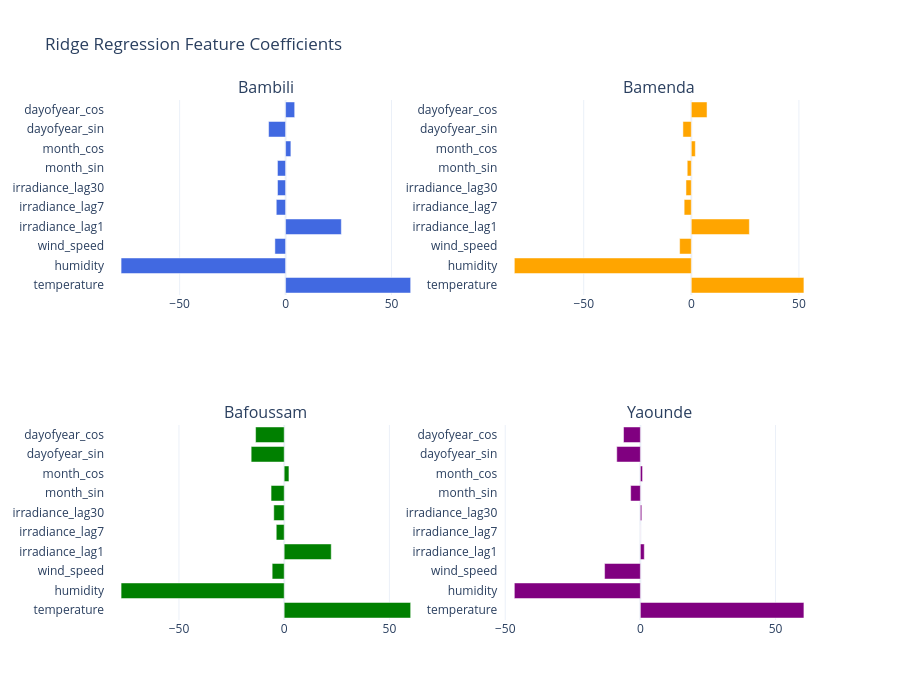

The notebook cell saved with this chart:
### Code cell
# ================================================================
# FEATURE COEFFICIENTS
# ================================================================

fig = make_subplots(
    rows=2,
    cols=2,
    subplot_titles=[c.capitalize() for c in CITIES]
)

for (row, col), city in zip(positions, CITIES):

    coef_dict = lr_results[city]["coefficients"]

    features = list(coef_dict.keys())
    values = list(coef_dict.values())

    fig.add_trace(
        go.Bar(
            x=values,
            y=features,
            orientation="h",
            marker_color=CITY_COLORS[city],
            showlegend=False,
        ),
        row=row,
        col=col
    )

fig.update_layout(
    title="Ridge Regression Feature Coefficients",
    template="plotly_white",
    height=700,
)

fig.show()

fig.write_html(
    OUTPUT_DIR / "feature_coefficients.html"
)

print("✓ Feature coefficient plot saved")

### Figure 1 — Plotly figure (JSON) as saved in the notebook; plotly's stock layout.template omitted (floating-point values rounded to 4 significant figures)
{"data": [{"marker": {"color": "royalblue"}, "orientation": "h", "showlegend": false, "type": "bar", "x": [59.03, -77.63, -5.043, 26.31, -4.392, -3.814, -3.834, 2.503, -8.017, 4.295], "xaxis": "x", "y": ["temperature", "humidity", "wind_speed", "irradiance_lag1", "irradiance_lag7", "irradiance_lag30", "month_sin", "month_cos", "dayofyear_sin", "dayofyear_cos"], "yaxis": "y"}, {"marker": {"color": "orange"}, "orientation": "h", "showlegend": false, "type": "bar", "x": [52.31, -82.23, -5.431, 26.97, -3.323, -2.487, -1.9, 1.872, -3.9, 7.304], "xaxis": "x2", "y": ["temperature", "humidity", "wind_speed", "irradiance_lag1", "irradiance_lag7", "irradiance_lag30", "month_sin", "month_cos", "dayofyear_sin", "dayofyear_cos"], "yaxis": "y2"}, {"marker": {"color": "green"}, "orientation": "h", "showlegend": false, "type": "bar", "x": [60.11, -77.51, -5.714, 22.36, -3.775, -4.946, -6.237, 2.256, -15.7, -13.6], "xaxis": "x3", "y": ["temperature", "humidity", "wind_speed", "irradiance_lag1", "irradiance_lag7", "irradiance_lag30", "month_sin", "month_cos", "dayofyear_sin", "dayofyear_cos"], "yaxis": "y3"}, {"marker": {"color": "purple"}, "orientation": "h", "showlegend": false, "type": "bar", "x": [60.5, -46.63, -13.24, 1.449, -0.046, 0.5125, -3.589, 0.806, -8.741, -6.229], "xaxis": "x4", "y": ["temperature", "humidity", "wind_speed", "irradiance_lag1", "irradiance_lag7", "irradiance_lag30", "month_sin", "month_cos", "dayofyear_sin", "dayofyear_cos"], "yaxis": "y4"}], "layout": {"annotations": [{"font": {"size": 16}, "showarrow": false, "text": "Bambili", "x": 0.225, "xanchor": "center", "xref": "paper", "y": 1, "yanchor": "bottom", "yref": "paper"}, {"font": {"size": 16}, "showarrow": false, "text": "Bamenda", "x": 0.775, "xanchor": "center", "xref": "paper", "y": 1, "yanchor": "bottom", "yref": "paper"}, {"font": {"size": 16}, "showarrow": false, "text": "Bafoussam", "x": 0.225, "xanchor": "center", "xref": "paper", "y": 0.375, "yanchor": "bottom", "yref": "paper"}, {"font": {"size": 16}, "showarrow": false, "text": "Yaounde", "x": 0.775, "xanchor": "center", "xref": "paper", "y": 0.375, "yanchor": "bottom", "yref": "paper"}], "height": 700, "title": {"text": "Ridge Regression Feature Coefficients"}, "xaxis": {"anchor": "y", "domain": [0, 0.45]}, "xaxis2": {"anchor": "y2", "domain": [0.55, 1]}, "xaxis3": {"anchor": "y3", "domain": [0, 0.45]}, "xaxis4": {"anchor": "y4", "domain": [0.55, 1]}, "yaxis": {"anchor": "x", "domain": [0.625, 1]}, "yaxis2": {"anchor": "x2", "domain": [0.625, 1]}, "yaxis3": {"anchor": "x3", "domain": [0, 0.375]}, "yaxis4": {"anchor": "x4", "domain": [0, 0.375]}}}
